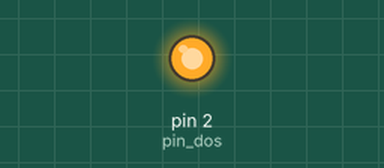
Simulated run of this sketch. Board: Arduino Uno, built with avr-gcc and run on an emulated ATmega328P. On the bench: output pins drawn as LEDs (lit = HIGH).

Above: at 2.0 s.
At 6.0 s:
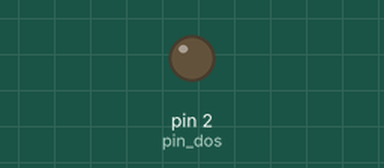
Timing chart, 0 to 10.4 s (numbered marks = the images above):
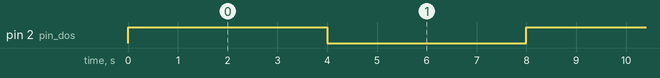

Measured:
- by itself, pin 2 (pin_dos): alternates HIGH for 4.0 s and LOW for 4.0 s

The sketch:

ledSimple.ino
```cpp
//Declaramos el pin que encenderá
int pin_dos = 2;
//Iniciamos los pines de ESP2
void setup(){
  //Declaramos que el pin del led es de tipo salida, osea que la señal va a salir
  pinMode(pin_dos, OUTPUT);
}
//Iniciamos la función bucle que se repetira indefinidamente.
void loop(){
  //Endendemos eel led
  digitalWrite(pin_dos, HIGH);
  //Esperamos un segundo
  delay(4000);
  //Apagamos el led
  digitalWrite(pin_dos, LOW);
  //Esperamos un segundo
  delay(4000);
}
```
